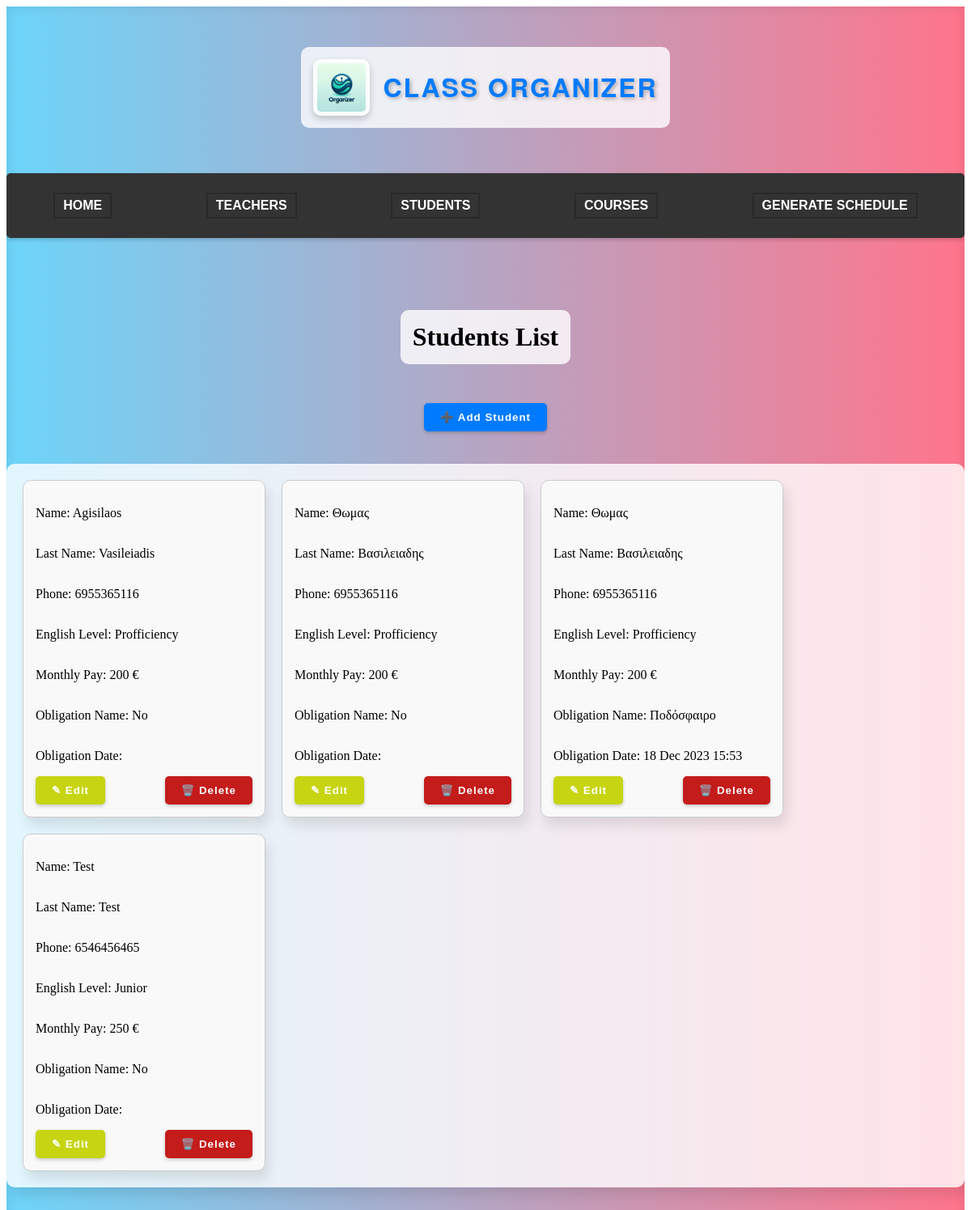
The app's page /classapp/student/, older data.
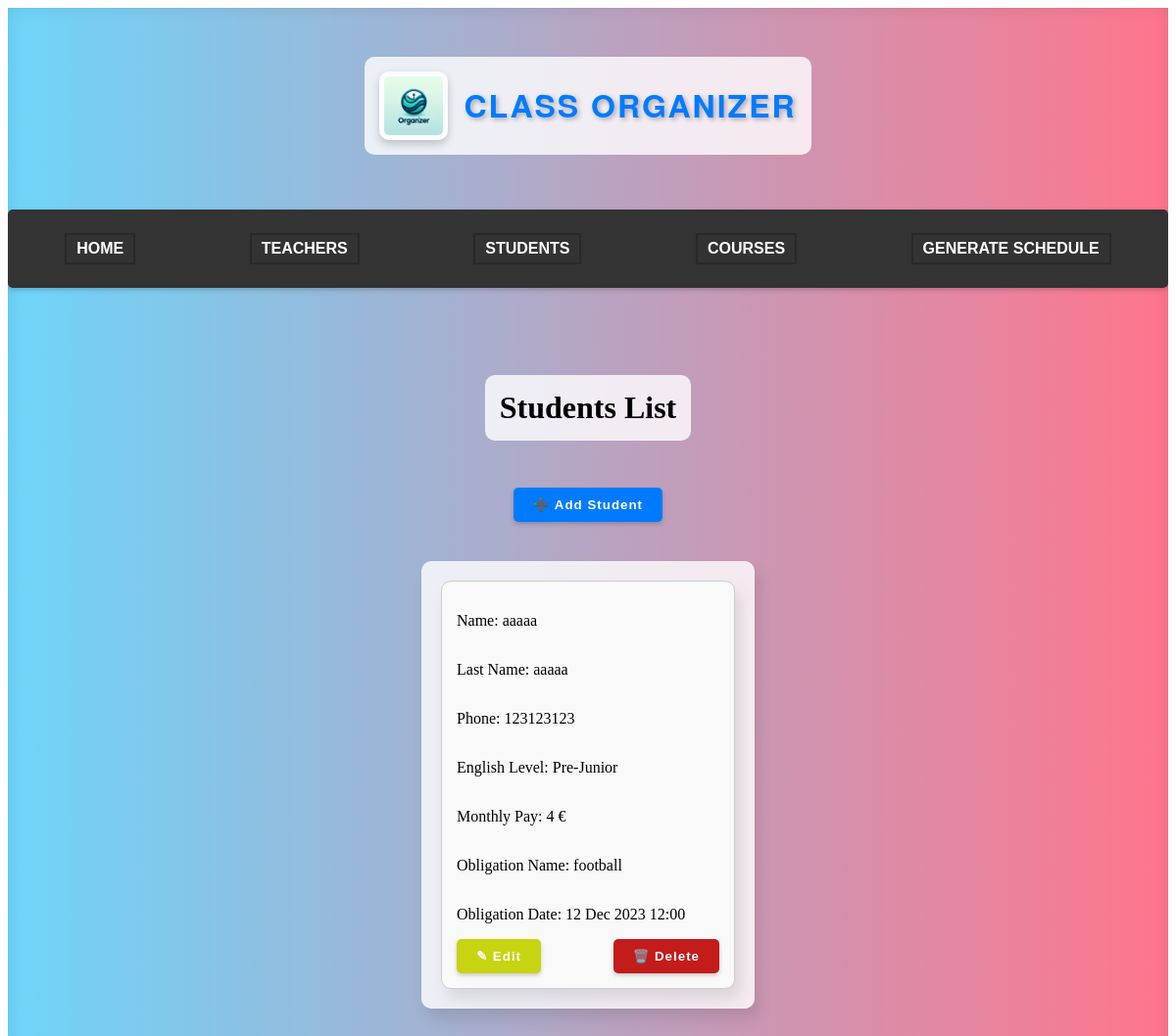
The same page, newer data.
### classapp/models.py (models this page shows)
class Student(models.Model):
    student_id = models.AutoField(primary_key=True)  # primary key
    name = models.CharField(max_length=50)
    last_name = models.CharField(max_length=50)
    phone = models.CharField(max_length=255, null=True, blank=True)
    english_level = models.CharField(max_length=50, default=' ')
    obligation_name = models.CharField(max_length=50, default=' ')
    obligation_datetime = models.DateTimeField(null=True, blank=True)
    monthly_pay = models.CharField(max_length=50, default=' ')
    courses = models.ManyToManyField('Course', through='Enrollment')
    objects = StudentModelManager()

### classapp/views.py (the view, shortened to what this page needs)
# urls.py: path('student/', views.student, name='student'),
def student(request):
    data = Student.objects.all()
    context = {'data': data}
    return render(request, 'student.html', context)

### classapp/templates/student.html (shortened to what this page needs)
<!DOCTYPE html>
<html lang="en">
<head>
    {% load static %}
    <link rel="stylesheet" href="{% static 'style.css' %}">
</head>
<body>
    <div class="main-container">
        <header>
            <img src="{% static 'classorganizerlogo.png' %}" alt="Logo" class="logo">
            <h1 class="siteTitle">Class Organizer</h1>
        </header>
        <nav class="navbar">
            <ul class="navbar-nav">
                <li class="nav-item"><a href="{% url 'home' %}">Home</a></li>
                <li class="nav-item"><a href="{% url 'teacher' %}">Teachers</a></li>
                <li class="nav-item"><a href="{% url 'student' %}">Students</a></li>
                <li class="nav-item"><a href="{% url 'course' %}">Courses</a></li>
                <li class="nav-item"><a href="{% url 'schedule' %}">Generate Schedule</a></li>
            </ul>
        </nav>
        <h1>Students List</h1>
        <button class="add_students_btn" type="submit" onclick="window.location.href='addstudent/'">➕ Add Student</button>
        <div class="students-container">
            {% for student in data %}
            <div class="student-box">
                <p>Name: {{ student.name }}</p>
                <p>Last Name: {{ student.last_name }}</p>
                <p>Phone: {{ student.phone }}</p>
                <p>English Level: {{ student.english_level }}</p>
                <p>Monthly Pay: {{ student.monthly_pay }} &euro;</p>
                <p>Obligation Name: {{ student.obligation_name }}</p>
                <p>Obligation Date: {{ student.obligation_datetime|date:"d M Y H:i" }}</p>
                <div class="button-container">
                          <form action="{% url 'editstudent' %}" method="GET">
                            <button class="edit_student_btn" name="edit_btn" value="True" type="submit">✎ Edit</button>
                          </form>
                          <form action="{% url 'editstudent' %}" method="GET">
                            <button class="delete_student_btn" name="delete_btn" value="True" type="submit" >🗑️ Delete</button>
                          </form>
                </div>
            </div>
            {% endfor %}
        </div>
    </div>
</body>
</html>

### classapp/static/style.css (style rules this page uses)
.main-container { display: flex; flex-direction: column; justify-content: flex-start; align-items: center; height: 100vh; padding-top: 50px; background: linear-gradient(to right, #6DD5FA, #FF758C); box-shadow: inset 0 0 15px rgba(0, 0, 0, 0.1); overflow: auto; transition: all 0.3s ease; gap: 20px; }
.main-container > * { margin-bottom: 20px; padding: 15px; border-radius: 10px; background: rgba(255, 255, 255, 0.8); }
.navbar { background-color: #333; padding: 10px 0; margin-top: 1rem; width: 100%; margin-bottom: 3rem; box-shadow: 0 2px 5px rgba(0, 0, 0, 0.2); font-family: "Arial", sans-serif; border-radius: 5px; transition: background-color 0.3s ease-in-out; }
.navbar-nav { list-style: none; display: flex; justify-content: space-around; padding: 0; }
.nav-item { color: #fff; text-transform: uppercase; font-weight: bold; transition: color 0.3s ease-in-out, box-shadow 0.3s ease-in-out, transform 0.3s ease-in-out; box-shadow: 0 0 0 2px rgba(0, 0, 0, 0.2); }
.nav-item a { color: #fff; text-decoration: none; padding: 5px 10px; position: relative; display: inline-block; }
.nav-item a::after { content: ""; position: absolute; width: 0; height: 2px; background-color: #ff0000; bottom: 0; left: 50%; transition: width 0.3s ease, left 0.3s ease; }
header { display: flex; align-items: center; justify-content: space-between; padding: 20px; background-color: #333; color: #fff; }
.siteTitle { font-size: 2em; margin: 0; font-family: 'Helvetica Neue', sans-serif; color: #007BFF; text-shadow: 2px 2px 5px rgba(0, 0, 0, 0.3); text-transform: uppercase; letter-spacing: 2px; transition: all 0.3s ease; }
.siteTitle::after { content: ''; display: block; height: 2px; background: linear-gradient(to right, #6DD5FA, #FF758C); transition: width 0.3s ease; width: 0; }
.students-container { display: flex; flex-wrap: wrap; gap: 20px; padding: 20px; box-shadow: 5px 10px 15px rgba(0, 0, 0, 0.1); }
.student-box { border: 1px solid #ccc; padding: 15px; border-radius: 10px; background-color: #f9f9f9; width: 300px; box-sizing: border-box; box-shadow: 5px 10px 15px rgba(0, 0, 0, 0.1); display: flex; flex-direction: column; justify-content: space-between; }
.button-container { display: flex; justify-content: space-between; }

Row changes from the older to the newer data that the page shows:
removed Student: name "Agisilaos", last_name "Vasileiadis", phone "6955365116", english_level "Profficiency", monthly_pay "200", obligation_name "No"
removed Student: name "Θωμας", last_name "Βασιλειαδης", phone "6955365116", english_level "Profficiency", monthly_pay "200", obligation_name "No"
removed Student: name "Θωμας", last_name "Βασιλειαδης", phone "6955365116", english_level "Profficiency", monthly_pay "200", obligation_name "Ποδόσφαιρο", obligation_datetime "18 Dec 2023 15:53"
removed Student: name "Test", last_name "Test", phone "6546456465", english_level "Junior", monthly_pay "250", obligation_name "No"
added Student: name "aaaaa", last_name "aaaaa", phone "123123123", english_level "Pre-Junior", monthly_pay "4", obligation_name "football", obligation_datetime "12 Dec 2023 12:00"
